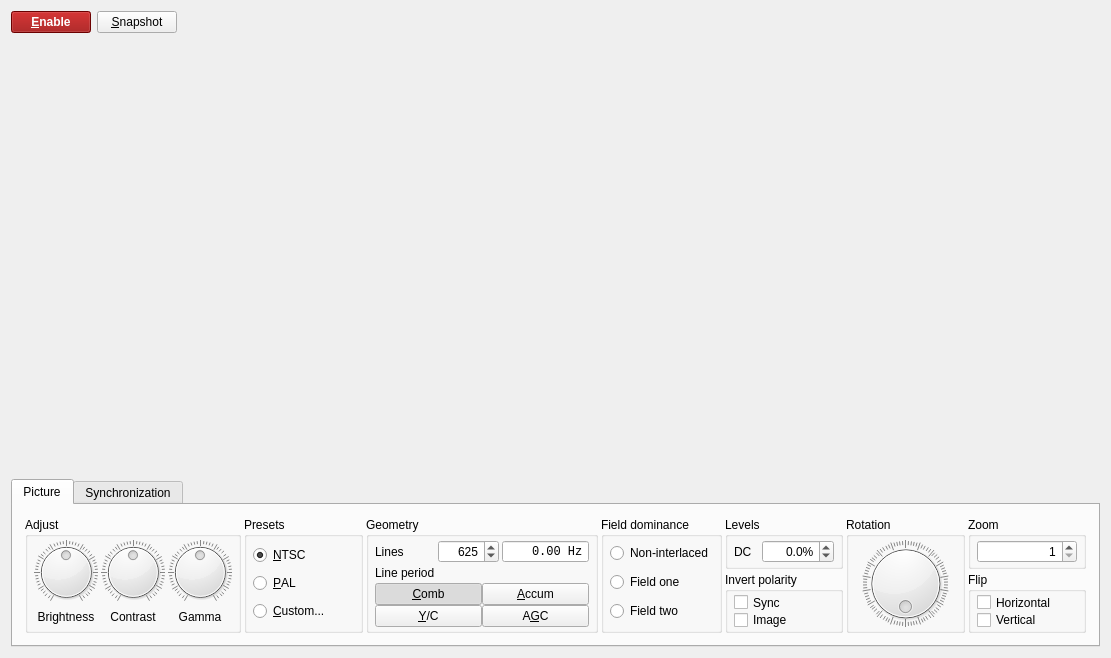
<?xml version="1.0" encoding="UTF-8"?>
<ui version="4.0">
 <class>TVProcessorTab</class>
 <widget class="QWidget" name="TVProcessorTab">
  <property name="geometry">
   <rect>
    <x>0</x>
    <y>0</y>
    <width>1111</width>
    <height>658</height>
   </rect>
  </property>
  <property name="windowTitle">
   <string>Form</string>
  </property>
  <layout class="QGridLayout" name="gridLayout">
   <item row="0" column="0">
    <widget class="QPushButton" name="enableTvButton">
     <property name="sizePolicy">
      <sizepolicy hsizetype="Minimum" vsizetype="Maximum">
       <horstretch>0</horstretch>
       <verstretch>0</verstretch>
      </sizepolicy>
     </property>
     <property name="font">
      <font>
       <weight>75</weight>
       <bold>true</bold>
      </font>
     </property>
     <property name="styleSheet">
      <string notr="true">background-color: #960000;
color: white;</string>
     </property>
     <property name="text">
      <string>&amp;Enable</string>
     </property>
     <property name="checkable">
      <bool>true</bool>
     </property>
    </widget>
   </item>
   <item row="0" column="1">
    <widget class="QPushButton" name="snapshotButton">
     <property name="text">
      <string>&amp;Snapshot</string>
     </property>
    </widget>
   </item>
   <item row="0" column="2">
    <spacer name="horizontalSpacer_4">
     <property name="orientation">
      <enum>Qt::Horizontal</enum>
     </property>
     <property name="sizeHint" stdset="0">
      <size>
       <width>511</width>
       <height>20</height>
      </size>
     </property>
    </spacer>
   </item>
   <item row="1" column="0" colspan="3" alignment="Qt::AlignHCenter">
    <widget class="TVDisplay" name="tvDisplay">
     <property name="sizePolicy">
      <sizepolicy hsizetype="Expanding" vsizetype="Expanding">
       <horstretch>0</horstretch>
       <verstretch>0</verstretch>
      </sizepolicy>
     </property>
     <property name="minimumSize">
      <size>
       <width>0</width>
       <height>0</height>
      </size>
     </property>
     <property name="maximumSize">
      <size>
       <width>16777215</width>
       <height>16777215</height>
      </size>
     </property>
     <property name="baseSize">
      <size>
       <width>0</width>
       <height>0</height>
      </size>
     </property>
     <property name="autoFillBackground">
      <bool>false</bool>
     </property>
    </widget>
   </item>
   <item row="2" column="0" colspan="3">
    <widget class="QTabWidget" name="tvToolTab">
     <property name="sizePolicy">
      <sizepolicy hsizetype="Preferred" vsizetype="Fixed">
       <horstretch>0</horstretch>
       <verstretch>0</verstretch>
      </sizepolicy>
     </property>
     <property name="tabPosition">
      <enum>QTabWidget::North</enum>
     </property>
     <property name="tabShape">
      <enum>QTabWidget::Rounded</enum>
     </property>
     <property name="currentIndex">
      <number>0</number>
     </property>
     <property name="iconSize">
      <size>
       <width>12</width>
       <height>12</height>
      </size>
     </property>
     <property name="documentMode">
      <bool>false</bool>
     </property>
     <widget class="QWidget" name="pictureTab">
      <property name="sizePolicy">
       <sizepolicy hsizetype="Preferred" vsizetype="Preferred">
        <horstretch>0</horstretch>
        <verstretch>0</verstretch>
       </sizepolicy>
      </property>
      <attribute name="title">
       <string>Picture</string>
      </attribute>
      <layout class="QGridLayout" name="gridLayout_17">
       <item row="0" column="0">
        <widget class="QWidget" name="widget_3" native="true">
         <property name="sizePolicy">
          <sizepolicy hsizetype="Preferred" vsizetype="Ignored">
           <horstretch>0</horstretch>
           <verstretch>0</verstretch>
          </sizepolicy>
         </property>
         <layout class="QGridLayout" name="gridLayout_27">
          <property name="leftMargin">
           <number>3</number>
          </property>
          <property name="topMargin">
           <number>3</number>
          </property>
          <property name="rightMargin">
           <number>3</number>
          </property>
          <property name="bottomMargin">
           <number>3</number>
          </property>
          <property name="spacing">
           <number>3</number>
          </property>
          <item row="0" column="1" rowspan="2">
           <widget class="QGroupBox" name="groupBox_5">
            <property name="title">
             <string>Presets</string>
            </property>
            <layout class="QGridLayout" name="gridLayout_19">
             <property name="leftMargin">
              <number>6</number>
             </property>
             <property name="topMargin">
              <number>3</number>
             </property>
             <property name="rightMargin">
              <number>6</number>
             </property>
             <property name="bottomMargin">
              <number>3</number>
             </property>
             <property name="spacing">
              <number>3</number>
             </property>
             <item row="0" column="0">
              <widget class="QRadioButton" name="ntscRadio">
               <property name="text">
                <string>&amp;NTSC</string>
               </property>
               <property name="checked">
                <bool>true</bool>
               </property>
              </widget>
             </item>
             <item row="1" column="0">
              <widget class="QRadioButton" name="palRadio">
               <property name="text">
                <string>&amp;PAL</string>
               </property>
              </widget>
             </item>
             <item row="2" column="0">
              <widget class="QRadioButton" name="customRadio">
               <property name="text">
                <string>&amp;Custom...</string>
               </property>
              </widget>
             </item>
            </layout>
           </widget>
          </item>
          <item row="0" column="7">
           <widget class="QGroupBox" name="groupBox_11">
            <property name="title">
             <string>Zoom</string>
            </property>
            <layout class="QGridLayout" name="gridLayout_28">
             <property name="leftMargin">
              <number>6</number>
             </property>
             <property name="topMargin">
              <number>3</number>
             </property>
             <property name="rightMargin">
              <number>6</number>
             </property>
             <property name="bottomMargin">
              <number>3</number>
             </property>
             <property name="spacing">
              <number>3</number>
             </property>
             <item row="0" column="0">
              <widget class="QSpinBox" name="tvZoomSpin">
               <property name="alignment">
                <set>Qt::AlignRight|Qt::AlignTrailing|Qt::AlignVCenter</set>
               </property>
               <property name="minimum">
                <number>1</number>
               </property>
              </widget>
             </item>
            </layout>
           </widget>
          </item>
          <item row="1" column="4">
           <widget class="QGroupBox" name="groupBox_2">
            <property name="title">
             <string>Invert polarity</string>
            </property>
            <layout class="QGridLayout" name="gridLayout_23">
             <property name="leftMargin">
              <number>6</number>
             </property>
             <property name="topMargin">
              <number>3</number>
             </property>
             <property name="rightMargin">
              <number>6</number>
             </property>
             <property name="bottomMargin">
              <number>3</number>
             </property>
             <property name="spacing">
              <number>3</number>
             </property>
             <item row="0" column="0">
              <widget class="QCheckBox" name="invertSyncCheck">
               <property name="text">
                <string>Sync</string>
               </property>
              </widget>
             </item>
             <item row="1" column="0">
              <widget class="QCheckBox" name="invertImageCheck">
               <property name="text">
                <string>Image</string>
               </property>
              </widget>
             </item>
            </layout>
           </widget>
          </item>
          <item row="0" column="6" rowspan="2">
           <widget class="QGroupBox" name="groupBox_4">
            <property name="title">
             <string>Rotation</string>
            </property>
            <layout class="QGridLayout" name="gridLayout_24">
             <property name="leftMargin">
              <number>6</number>
             </property>
             <property name="topMargin">
              <number>3</number>
             </property>
             <property name="rightMargin">
              <number>6</number>
             </property>
             <property name="bottomMargin">
              <number>3</number>
             </property>
             <property name="spacing">
              <number>3</number>
             </property>
             <item row="0" column="0">
              <widget class="QDial" name="rotationDial">
               <property name="maximum">
                <number>359</number>
               </property>
               <property name="wrapping">
                <bool>true</bool>
               </property>
               <property name="notchesVisible">
                <bool>true</bool>
               </property>
              </widget>
             </item>
            </layout>
           </widget>
          </item>
          <item row="1" column="7">
           <widget class="QGroupBox" name="groupBox_3">
            <property name="title">
             <string>Flip</string>
            </property>
            <layout class="QGridLayout" name="gridLayout_25">
             <property name="leftMargin">
              <number>6</number>
             </property>
             <property name="topMargin">
              <number>3</number>
             </property>
             <property name="rightMargin">
              <number>6</number>
             </property>
             <property name="bottomMargin">
              <number>3</number>
             </property>
             <property name="spacing">
              <number>3</number>
             </property>
             <item row="1" column="0">
              <widget class="QCheckBox" name="flipVerticalCheck">
               <property name="text">
                <string>Vertical</string>
               </property>
              </widget>
             </item>
             <item row="0" column="0">
              <widget class="QCheckBox" name="flipHorizontalCheck">
               <property name="text">
                <string>Horizontal</string>
               </property>
              </widget>
             </item>
            </layout>
           </widget>
          </item>
          <item row="0" column="0" rowspan="2">
           <widget class="QGroupBox" name="groupBox">
            <property name="title">
             <string>Adjust</string>
            </property>
            <layout class="QGridLayout" name="gridLayout_16">
             <property name="leftMargin">
              <number>6</number>
             </property>
             <property name="topMargin">
              <number>3</number>
             </property>
             <property name="rightMargin">
              <number>6</number>
             </property>
             <property name="bottomMargin">
              <number>3</number>
             </property>
             <property name="spacing">
              <number>3</number>
             </property>
             <item row="0" column="1">
              <widget class="QDial" name="contrastDial">
               <property name="minimumSize">
                <size>
                 <width>64</width>
                 <height>64</height>
                </size>
               </property>
               <property name="maximumSize">
                <size>
                 <width>64</width>
                 <height>64</height>
                </size>
               </property>
               <property name="minimum">
                <number>-100</number>
               </property>
               <property name="maximum">
                <number>100</number>
               </property>
               <property name="value">
                <number>0</number>
               </property>
               <property name="notchesVisible">
                <bool>true</bool>
               </property>
              </widget>
             </item>
             <item row="1" column="0">
              <widget class="QLabel" name="label_13">
               <property name="text">
                <string>Brightness</string>
               </property>
               <property name="alignment">
                <set>Qt::AlignCenter</set>
               </property>
              </widget>
             </item>
             <item row="0" column="2">
              <widget class="QDial" name="gammaDial">
               <property name="minimumSize">
                <size>
                 <width>64</width>
                 <height>64</height>
                </size>
               </property>
               <property name="maximumSize">
                <size>
                 <width>64</width>
                 <height>64</height>
                </size>
               </property>
               <property name="minimum">
                <number>-100</number>
               </property>
               <property name="maximum">
                <number>100</number>
               </property>
               <property name="value">
                <number>0</number>
               </property>
               <property name="notchesVisible">
                <bool>true</bool>
               </property>
              </widget>
             </item>
             <item row="0" column="0">
              <widget class="QDial" name="brightnessDial">
               <property name="minimumSize">
                <size>
                 <width>64</width>
                 <height>64</height>
                </size>
               </property>
               <property name="maximumSize">
                <size>
                 <width>64</width>
                 <height>64</height>
                </size>
               </property>
               <property name="minimum">
                <number>-100</number>
               </property>
               <property name="maximum">
                <number>100</number>
               </property>
               <property name="value">
                <number>0</number>
               </property>
               <property name="invertedAppearance">
                <bool>false</bool>
               </property>
               <property name="invertedControls">
                <bool>false</bool>
               </property>
               <property name="notchesVisible">
                <bool>true</bool>
               </property>
              </widget>
             </item>
             <item row="1" column="2">
              <widget class="QLabel" name="label_20">
               <property name="text">
                <string>Gamma</string>
               </property>
               <property name="alignment">
                <set>Qt::AlignCenter</set>
               </property>
              </widget>
             </item>
             <item row="1" column="1">
              <widget class="QLabel" name="label_14">
               <property name="text">
                <string>Contrast</string>
               </property>
               <property name="alignment">
                <set>Qt::AlignCenter</set>
               </property>
              </widget>
             </item>
            </layout>
           </widget>
          </item>
          <item row="0" column="4">
           <widget class="QGroupBox" name="levelGroup">
            <property name="title">
             <string>Levels</string>
            </property>
            <layout class="QGridLayout" name="gridLayout_26">
             <property name="leftMargin">
              <number>6</number>
             </property>
             <property name="topMargin">
              <number>3</number>
             </property>
             <property name="rightMargin">
              <number>6</number>
             </property>
             <property name="bottomMargin">
              <number>3</number>
             </property>
             <property name="spacing">
              <number>3</number>
             </property>
             <item row="0" column="1">
              <widget class="QDoubleSpinBox" name="dcSpin">
               <property name="alignment">
                <set>Qt::AlignRight|Qt::AlignTrailing|Qt::AlignVCenter</set>
               </property>
               <property name="suffix">
                <string>%</string>
               </property>
               <property name="decimals">
                <number>1</number>
               </property>
               <property name="minimum">
                <double>-100.000000000000000</double>
               </property>
              </widget>
             </item>
             <item row="0" column="0">
              <widget class="QLabel" name="label_15">
               <property name="text">
                <string>DC</string>
               </property>
              </widget>
             </item>
            </layout>
           </widget>
          </item>
          <item row="0" column="3" rowspan="2">
           <widget class="QGroupBox" name="groupBox_7">
            <property name="title">
             <string>Field dominance</string>
            </property>
            <layout class="QGridLayout" name="gridLayout_29">
             <property name="leftMargin">
              <number>6</number>
             </property>
             <property name="topMargin">
              <number>3</number>
             </property>
             <property name="rightMargin">
              <number>6</number>
             </property>
             <property name="bottomMargin">
              <number>3</number>
             </property>
             <property name="horizontalSpacing">
              <number>3</number>
             </property>
             <item row="0" column="0">
              <widget class="QRadioButton" name="nonInterlacedRadio">
               <property name="text">
                <string>Non-interlaced</string>
               </property>
              </widget>
             </item>
             <item row="1" column="0">
              <widget class="QRadioButton" name="fieldOneRadio">
               <property name="text">
                <string>Field one</string>
               </property>
              </widget>
             </item>
             <item row="2" column="0">
              <widget class="QRadioButton" name="fieldTwoRadio">
               <property name="text">
                <string>Field two</string>
               </property>
              </widget>
             </item>
            </layout>
           </widget>
          </item>
          <item row="0" column="2" rowspan="2">
           <widget class="QGroupBox" name="geometryGroup">
            <property name="title">
             <string>Geometry</string>
            </property>
            <layout class="QGridLayout" name="gridLayout_18">
             <property name="leftMargin">
              <number>6</number>
             </property>
             <property name="topMargin">
              <number>3</number>
             </property>
             <property name="rightMargin">
              <number>6</number>
             </property>
             <property name="bottomMargin">
              <number>3</number>
             </property>
             <property name="spacing">
              <number>3</number>
             </property>
             <item row="0" column="1">
              <widget class="QSpinBox" name="linesSpin">
               <property name="sizePolicy">
                <sizepolicy hsizetype="Preferred" vsizetype="Fixed">
                 <horstretch>0</horstretch>
                 <verstretch>0</verstretch>
                </sizepolicy>
               </property>
               <property name="alignment">
                <set>Qt::AlignRight|Qt::AlignTrailing|Qt::AlignVCenter</set>
               </property>
               <property name="minimum">
                <number>1</number>
               </property>
               <property name="maximum">
                <number>65536</number>
               </property>
               <property name="value">
                <number>625</number>
               </property>
              </widget>
             </item>
             <item row="1" column="0">
              <widget class="QLabel" name="label_10">
               <property name="text">
                <string>Line period</string>
               </property>
              </widget>
             </item>
             <item row="0" column="0">
              <widget class="QLabel" name="label_24">
               <property name="text">
                <string>Lines</string>
               </property>
              </widget>
             </item>
             <item row="0" column="2" colspan="2">
              <widget class="QDoubleSpinBox" name="frameRateSpin">
               <property name="enabled">
                <bool>true</bool>
               </property>
               <property name="sizePolicy">
                <sizepolicy hsizetype="Preferred" vsizetype="Preferred">
                 <horstretch>0</horstretch>
                 <verstretch>0</verstretch>
                </sizepolicy>
               </property>
               <property name="font">
                <font>
                 <family>Monospace</family>
                 <pointsize>9</pointsize>
                </font>
               </property>
               <property name="frame">
                <bool>true</bool>
               </property>
               <property name="alignment">
                <set>Qt::AlignRight|Qt::AlignTrailing|Qt::AlignVCenter</set>
               </property>
               <property name="readOnly">
                <bool>true</bool>
               </property>
               <property name="buttonSymbols">
                <enum>QAbstractSpinBox::NoButtons</enum>
               </property>
               <property name="keyboardTracking">
                <bool>false</bool>
               </property>
               <property name="suffix">
                <string> Hz</string>
               </property>
               <property name="maximum">
                <double>1000.000000000000000</double>
               </property>
              </widget>
             </item>
             <item row="1" column="1" colspan="3">
              <widget class="TimeSpinBox" name="linePeriodSpin">
               <property name="sizePolicy">
                <sizepolicy hsizetype="Preferred" vsizetype="Fixed">
                 <horstretch>0</horstretch>
                 <verstretch>0</verstretch>
                </sizepolicy>
               </property>
              </widget>
             </item>
             <item row="2" column="0" colspan="4">
              <widget class="QWidget" name="widget" native="true">
               <layout class="QGridLayout" name="gridLayout_2">
                <property name="leftMargin">
                 <number>0</number>
                </property>
                <property name="topMargin">
                 <number>0</number>
                </property>
                <property name="rightMargin">
                 <number>0</number>
                </property>
                <property name="bottomMargin">
                 <number>0</number>
                </property>
                <property name="spacing">
                 <number>0</number>
                </property>
                <item row="0" column="0">
                 <widget class="QPushButton" name="combFilterCheck">
                  <property name="sizePolicy">
                   <sizepolicy hsizetype="Preferred" vsizetype="Fixed">
                    <horstretch>0</horstretch>
                    <verstretch>0</verstretch>
                   </sizepolicy>
                  </property>
                  <property name="text">
                   <string>&amp;Comb</string>
                  </property>
                  <property name="checkable">
                   <bool>true</bool>
                  </property>
                  <property name="checked">
                   <bool>true</bool>
                  </property>
                 </widget>
                </item>
                <item row="0" column="2">
                 <widget class="QPushButton" name="accumButton">
                  <property name="sizePolicy">
                   <sizepolicy hsizetype="Preferred" vsizetype="Fixed">
                    <horstretch>0</horstretch>
                    <verstretch>0</verstretch>
                   </sizepolicy>
                  </property>
                  <property name="text">
                   <string>&amp;Accum</string>
                  </property>
                  <property name="checkable">
                   <bool>true</bool>
                  </property>
                 </widget>
                </item>
                <item row="1" column="2">
                 <widget class="QPushButton" name="agcCheck">
                  <property name="sizePolicy">
                   <sizepolicy hsizetype="Preferred" vsizetype="Fixed">
                    <horstretch>0</horstretch>
                    <verstretch>0</verstretch>
                   </sizepolicy>
                  </property>
                  <property name="text">
                   <string>A&amp;GC</string>
                  </property>
                  <property name="checkable">
                   <bool>true</bool>
                  </property>
                 </widget>
                </item>
                <item row="1" column="0">
                 <widget class="QPushButton" name="swapCombFilterButton">
                  <property name="sizePolicy">
                   <sizepolicy hsizetype="Preferred" vsizetype="Fixed">
                    <horstretch>0</horstretch>
                    <verstretch>0</verstretch>
                   </sizepolicy>
                  </property>
                  <property name="text">
                   <string>&amp;Y/C</string>
                  </property>
                  <property name="checkable">
                   <bool>true</bool>
                  </property>
                 </widget>
                </item>
               </layout>
              </widget>
             </item>
            </layout>
           </widget>
          </item>
         </layout>
        </widget>
       </item>
      </layout>
     </widget>
     <widget class="QWidget" name="syncTab">
      <attribute name="title">
       <string>Synchronization</string>
      </attribute>
      <layout class="QGridLayout" name="gridLayout_20">
       <item row="0" column="1">
        <widget class="QGroupBox" name="groupBox_9">
         <property name="title">
          <string>Time constants and triggers</string>
         </property>
         <layout class="QGridLayout" name="gridLayout_12">
          <property name="leftMargin">
           <number>6</number>
          </property>
          <property name="topMargin">
           <number>3</number>
          </property>
          <property name="rightMargin">
           <number>6</number>
          </property>
          <property name="bottomMargin">
           <number>3</number>
          </property>
          <property name="spacing">
           <number>3</number>
          </property>
          <item row="3" column="3">
           <widget class="QDoubleSpinBox" name="fastTrackTauSpin">
            <property name="alignment">
             <set>Qt::AlignRight|Qt::AlignTrailing|Qt::AlignVCenter</set>
            </property>
            <property name="suffix">
             <string> lines</string>
            </property>
            <property name="maximum">
             <double>1000000.000000000000000</double>
            </property>
           </widget>
          </item>
          <item row="4" column="2">
           <widget class="QLabel" name="label_26">
            <property name="text">
             <string>Slow track</string>
            </property>
           </widget>
          </item>
          <item row="4" column="0">
           <widget class="QLabel" name="label_12">
            <property name="text">
             <string>Line adjust</string>
            </property>
           </widget>
          </item>
          <item row="4" column="3">
           <widget class="QDoubleSpinBox" name="slowTrackTauSpin">
            <property name="alignment">
             <set>Qt::AlignRight|Qt::AlignTrailing|Qt::AlignVCenter</set>
            </property>
            <property name="suffix">
             <string> lines</string>
            </property>
            <property name="maximum">
             <double>1000000.000000000000000</double>
            </property>
           </widget>
          </item>
          <item row="4" column="1">
           <widget class="QDoubleSpinBox" name="lineLenTauSpin">
            <property name="alignment">
             <set>Qt::AlignRight|Qt::AlignTrailing|Qt::AlignVCenter</set>
            </property>
            <property name="prefix">
             <string/>
            </property>
            <property name="suffix">
             <string> frames</string>
            </property>
            <property name="maximum">
             <double>1000000.000000000000000</double>
            </property>
           </widget>
          </item>
          <item row="3" column="2">
           <widget class="QLabel" name="label_16">
            <property name="text">
             <string>Fast track</string>
            </property>
           </widget>
          </item>
          <item row="3" column="0">
           <widget class="QLabel" name="label_11">
            <property name="text">
             <string>AGC</string>
            </property>
           </widget>
          </item>
          <item row="3" column="1">
           <widget class="QDoubleSpinBox" name="agcTauSpin">
            <property name="alignment">
             <set>Qt::AlignRight|Qt::AlignTrailing|Qt::AlignVCenter</set>
            </property>
            <property name="suffix">
             <string> frames</string>
            </property>
            <property name="maximum">
             <double>1000000.000000000000000</double>
            </property>
           </widget>
          </item>
          <item row="5" column="0">
           <widget class="QLabel" name="label_31">
            <property name="sizePolicy">
             <sizepolicy hsizetype="Preferred" vsizetype="Fixed">
              <horstretch>0</horstretch>
              <verstretch>0</verstretch>
             </sizepolicy>
            </property>
            <property name="text">
             <string>Hsync error interval</string>
            </property>
           </widget>
          </item>
          <item row="6" column="0">
           <widget class="QLabel" name="label_30">
            <property name="sizePolicy">
             <sizepolicy hsizetype="Preferred" vsizetype="Fixed">
              <horstretch>0</horstretch>
              <verstretch>0</verstretch>
             </sizepolicy>
            </property>
            <property name="text">
             <string>Fast correction threshold</string>
            </property>
           </widget>
          </item>
          <item row="5" column="3">
           <widget class="QLabel" name="hsyncErrorRangeLabel">
            <property name="minimumSize">
             <size>
              <width>135</width>
              <height>0</height>
             </size>
            </property>
            <property name="font">
             <font>
              <family>Monospace</family>
             </font>
            </property>
            <property name="text">
             <string>100.00%-100.00%</string>
            </property>
           </widget>
          </item>
          <item row="5" column="1" colspan="2">
           <widget class="ctkRangeSlider" name="hsyncErrorRange">
            <property name="minimum">
             <number>-800</number>
            </property>
            <property name="maximum">
             <number>0</number>
            </property>
            <property name="orientation">
             <enum>Qt::Horizontal</enum>
            </property>
            <property name="tickPosition">
             <enum>QSlider::NoTicks</enum>
            </property>
            <property name="minimumValue">
             <number>-800</number>
            </property>
            <property name="maximumValue">
             <number>0</number>
            </property>
           </widget>
          </item>
          <item row="6" column="1" colspan="2">
           <widget class="QSlider" name="hugeErrorSlider">
            <property name="minimum">
             <number>-800</number>
            </property>
            <property name="maximum">
             <number>0</number>
            </property>
            <property name="orientation">
             <enum>Qt::Horizontal</enum>
            </property>
            <property name="tickPosition">
             <enum>QSlider::NoTicks</enum>
            </property>
           </widget>
          </item>
          <item row="6" column="3">
           <widget class="QLabel" name="hugeErrorLabel">
            <property name="font">
             <font>
              <family>Monospace</family>
             </font>
            </property>
            <property name="text">
             <string>TextLabel</string>
            </property>
           </widget>
          </item>
         </layout>
        </widget>
       </item>
       <item row="0" column="0" rowspan="2">
        <widget class="QGroupBox" name="groupBoxSync">
         <property name="title">
          <string>Synchronization</string>
         </property>
         <layout class="QGridLayout" name="gridLayout_15">
          <property name="leftMargin">
           <number>6</number>
          </property>
          <property name="topMargin">
           <number>0</number>
          </property>
          <property name="rightMargin">
           <number>6</number>
          </property>
          <property name="bottomMargin">
           <number>3</number>
          </property>
          <property name="spacing">
           <number>3</number>
          </property>
          <item row="3" column="1">
           <widget class="QSpinBox" name="vsyncTrainLengthSpin">
            <property name="alignment">
             <set>Qt::AlignRight|Qt::AlignTrailing|Qt::AlignVCenter</set>
            </property>
            <property name="suffix">
             <string> pulses</string>
            </property>
           </widget>
          </item>
          <item row="1" column="0">
           <widget class="QLabel" name="label_17">
            <property name="text">
             <string>HSYNC</string>
            </property>
           </widget>
          </item>
          <item row="2" column="0">
           <widget class="QLabel" name="label_18">
            <property name="text">
             <string>VSYNC</string>
            </property>
           </widget>
          </item>
          <item row="1" column="1">
           <widget class="TimeSpinBox" name="hsyncSpin">
            <property name="sizePolicy">
             <sizepolicy hsizetype="Preferred" vsizetype="Fixed">
              <horstretch>0</horstretch>
              <verstretch>0</verstretch>
             </sizepolicy>
            </property>
           </widget>
          </item>
          <item row="0" column="0" colspan="2">
           <widget class="QCheckBox" name="enableSyncCheck">
            <property name="text">
             <string>Sync to pulses</string>
            </property>
           </widget>
          </item>
          <item row="3" column="0">
           <widget class="QLabel" name="label_32">
            <property name="sizePolicy">
             <sizepolicy hsizetype="Preferred" vsizetype="Fixed">
              <horstretch>0</horstretch>
              <verstretch>0</verstretch>
             </sizepolicy>
            </property>
            <property name="text">
             <string>Train length</string>
            </property>
           </widget>
          </item>
          <item row="2" column="1">
           <widget class="TimeSpinBox" name="vsyncSpin">
            <property name="sizePolicy">
             <sizepolicy hsizetype="Preferred" vsizetype="Fixed">
              <horstretch>0</horstretch>
              <verstretch>0</verstretch>
             </sizepolicy>
            </property>
           </widget>
          </item>
         </layout>
        </widget>
       </item>
       <item row="0" column="2" rowspan="2">
        <widget class="QGroupBox" name="groupBox_8">
         <property name="title">
          <string>Tolerances</string>
         </property>
         <layout class="QGridLayout" name="gridLayout_30">
          <item row="0" column="0">
           <widget class="QLabel" name="label_27">
            <property name="text">
             <string>Time tolerance</string>
            </property>
           </widget>
          </item>
          <item row="0" column="1">
           <widget class="QSlider" name="timeTolSlider">
            <property name="minimum">
             <number>-800</number>
            </property>
            <property name="maximum">
             <number>0</number>
            </property>
            <property name="orientation">
             <enum>Qt::Horizontal</enum>
            </property>
            <property name="tickPosition">
             <enum>QSlider::NoTicks</enum>
            </property>
           </widget>
          </item>
          <item row="0" column="2">
           <widget class="QLabel" name="timeTolLabel">
            <property name="minimumSize">
             <size>
              <width>64</width>
              <height>0</height>
             </size>
            </property>
            <property name="font">
             <font>
              <family>Monospace</family>
             </font>
            </property>
            <property name="text">
             <string>100.01</string>
            </property>
           </widget>
          </item>
          <item row="1" column="0">
           <widget class="QLabel" name="label_28">
            <property name="text">
             <string>Level tolerance</string>
            </property>
           </widget>
          </item>
          <item row="1" column="1">
           <widget class="QSlider" name="levelTolSlider">
            <property name="minimum">
             <number>-800</number>
            </property>
            <property name="maximum">
             <number>0</number>
            </property>
            <property name="orientation">
             <enum>Qt::Horizontal</enum>
            </property>
            <property name="tickPosition">
             <enum>QSlider::NoTicks</enum>
            </property>
           </widget>
          </item>
          <item row="1" column="2">
           <widget class="QLabel" name="levelTolLabel">
            <property name="font">
             <font>
              <family>Monospace</family>
             </font>
            </property>
            <property name="text">
             <string>0%</string>
            </property>
           </widget>
          </item>
          <item row="2" column="0">
           <widget class="QLabel" name="label_29">
            <property name="text">
             <string>Geometry tolerance</string>
            </property>
           </widget>
          </item>
          <item row="2" column="1">
           <widget class="QSlider" name="geomTolSlider">
            <property name="minimum">
             <number>-800</number>
            </property>
            <property name="maximum">
             <number>0</number>
            </property>
            <property name="orientation">
             <enum>Qt::Horizontal</enum>
            </property>
            <property name="tickPosition">
             <enum>QSlider::NoTicks</enum>
            </property>
           </widget>
          </item>
          <item row="2" column="2">
           <widget class="QLabel" name="geomTolLabel">
            <property name="font">
             <font>
              <family>Monospace</family>
             </font>
            </property>
            <property name="text">
             <string>0%</string>
            </property>
           </widget>
          </item>
         </layout>
        </widget>
       </item>
      </layout>
     </widget>
    </widget>
   </item>
  </layout>
 </widget>
 <customwidgets>
  <customwidget>
   <class>ctkRangeSlider</class>
   <extends>QSlider</extends>
   <header>ctkRangeSlider.h</header>
  </customwidget>
  <customwidget>
   <class>TVDisplay</class>
   <extends>QFrame</extends>
   <header>TVDisplay.h</header>
   <container>1</container>
  </customwidget>
  <customwidget>
   <class>TimeSpinBox</class>
   <extends>QWidget</extends>
   <header>TimeSpinBox.h</header>
  </customwidget>
 </customwidgets>
 <resources/>
 <connections/>
</ui>
